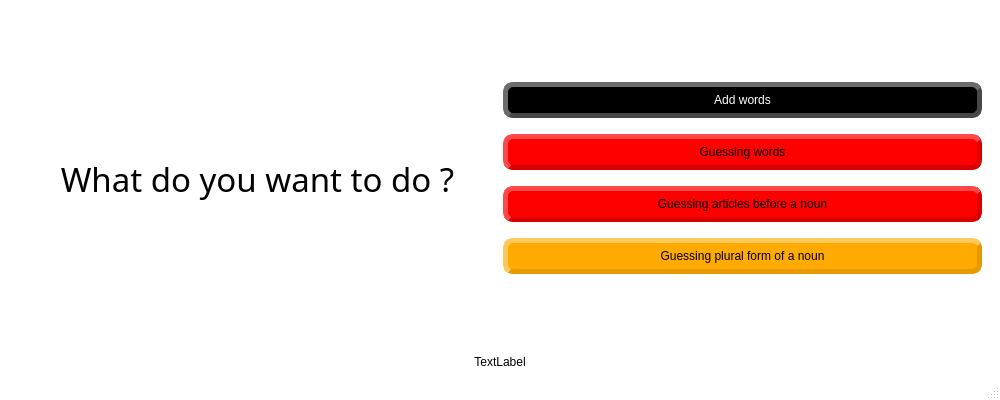
<?xml version="1.0" encoding="UTF-8"?>
<ui version="4.0">
 <class>MainWindow</class>
 <widget class="QMainWindow" name="MainWindow">
  <property name="geometry">
   <rect>
    <x>0</x>
    <y>0</y>
    <width>1000</width>
    <height>400</height>
   </rect>
  </property>
  <property name="palette">
   <palette>
    <active>
     <colorrole role="Text">
      <brush brushstyle="SolidPattern">
       <color alpha="255">
        <red>255</red>
        <green>85</green>
        <blue>0</blue>
       </color>
      </brush>
     </colorrole>
     <colorrole role="Base">
      <brush brushstyle="SolidPattern">
       <color alpha="255">
        <red>255</red>
        <green>255</green>
        <blue>255</blue>
       </color>
      </brush>
     </colorrole>
     <colorrole role="Window">
      <brush brushstyle="SolidPattern">
       <color alpha="255">
        <red>255</red>
        <green>255</green>
        <blue>255</blue>
       </color>
      </brush>
     </colorrole>
     <colorrole role="PlaceholderText">
      <brush brushstyle="SolidPattern">
       <color alpha="128">
        <red>255</red>
        <green>85</green>
        <blue>0</blue>
       </color>
      </brush>
     </colorrole>
    </active>
    <inactive>
     <colorrole role="Text">
      <brush brushstyle="SolidPattern">
       <color alpha="255">
        <red>255</red>
        <green>85</green>
        <blue>0</blue>
       </color>
      </brush>
     </colorrole>
     <colorrole role="Base">
      <brush brushstyle="SolidPattern">
       <color alpha="255">
        <red>255</red>
        <green>255</green>
        <blue>255</blue>
       </color>
      </brush>
     </colorrole>
     <colorrole role="Window">
      <brush brushstyle="SolidPattern">
       <color alpha="255">
        <red>255</red>
        <green>255</green>
        <blue>255</blue>
       </color>
      </brush>
     </colorrole>
     <colorrole role="PlaceholderText">
      <brush brushstyle="SolidPattern">
       <color alpha="128">
        <red>255</red>
        <green>85</green>
        <blue>0</blue>
       </color>
      </brush>
     </colorrole>
    </inactive>
    <disabled>
     <colorrole role="Text">
      <brush brushstyle="SolidPattern">
       <color alpha="255">
        <red>120</red>
        <green>120</green>
        <blue>120</blue>
       </color>
      </brush>
     </colorrole>
     <colorrole role="Base">
      <brush brushstyle="SolidPattern">
       <color alpha="255">
        <red>255</red>
        <green>255</green>
        <blue>255</blue>
       </color>
      </brush>
     </colorrole>
     <colorrole role="Window">
      <brush brushstyle="SolidPattern">
       <color alpha="255">
        <red>255</red>
        <green>255</green>
        <blue>255</blue>
       </color>
      </brush>
     </colorrole>
     <colorrole role="PlaceholderText">
      <brush brushstyle="SolidPattern">
       <color alpha="128">
        <red>0</red>
        <green>0</green>
        <blue>0</blue>
       </color>
      </brush>
     </colorrole>
    </disabled>
   </palette>
  </property>
  <property name="windowTitle">
   <string>Vokabellernen</string>
  </property>
  <property name="windowIcon">
   <iconset>
    <normaloff>../../../Pictures/German Flaf.jpg</normaloff>../../../Pictures/German Flaf.jpg</iconset>
  </property>
  <property name="styleSheet">
   <string notr="true">#mainFrame {
border: 3px solid gray;
border-radius: 40px;
background: white;
}</string>
  </property>
  <widget class="QWidget" name="centralwidget">
   <property name="styleSheet">
    <string notr="true">border-image: url(:/img/GermanTemplate.png);

</string>
   </property>
   <layout class="QVBoxLayout" name="verticalLayout_2">
    <item>
     <spacer name="verticalSpacer_2">
      <property name="orientation">
       <enum>Qt::Vertical</enum>
      </property>
      <property name="sizeHint" stdset="0">
       <size>
        <width>20</width>
        <height>160</height>
       </size>
      </property>
     </spacer>
    </item>
    <item>
     <widget class="QStackedWidget" name="stackedWidget">
      <property name="styleSheet">
       <string notr="true"/>
      </property>
      <property name="currentIndex">
       <number>0</number>
      </property>
      <widget class="QWidget" name="mainPage">
       <property name="styleSheet">
        <string notr="true"/>
       </property>
       <layout class="QHBoxLayout" name="horizontalLayout_2">
        <item>
         <widget class="QLabel" name="label">
          <property name="font">
           <font>
            <family>Script MT Bold</family>
            <pointsize>25</pointsize>
            <weight>9</weight>
            <italic>false</italic>
            <bold>false</bold>
           </font>
          </property>
          <property name="styleSheet">
           <string notr="true">font: 75 25pt &quot;Script MT Bold&quot;;
</string>
          </property>
          <property name="text">
           <string>What do you want to do ?</string>
          </property>
          <property name="textFormat">
           <enum>Qt::AutoText</enum>
          </property>
          <property name="alignment">
           <set>Qt::AlignCenter</set>
          </property>
         </widget>
        </item>
        <item>
         <layout class="QVBoxLayout" name="verticalLayout">
          <item>
           <widget class="QPushButton" name="btnAddWord">
            <property name="palette">
             <palette>
              <active>
               <colorrole role="WindowText">
                <brush brushstyle="SolidPattern">
                 <color alpha="255">
                  <red>255</red>
                  <green>255</green>
                  <blue>255</blue>
                 </color>
                </brush>
               </colorrole>
               <colorrole role="Button">
                <brush brushstyle="SolidPattern">
                 <color alpha="255">
                  <red>0</red>
                  <green>0</green>
                  <blue>0</blue>
                 </color>
                </brush>
               </colorrole>
               <colorrole role="Text">
                <brush brushstyle="SolidPattern">
                 <color alpha="255">
                  <red>255</red>
                  <green>255</green>
                  <blue>255</blue>
                 </color>
                </brush>
               </colorrole>
               <colorrole role="ButtonText">
                <brush brushstyle="SolidPattern">
                 <color alpha="255">
                  <red>255</red>
                  <green>255</green>
                  <blue>255</blue>
                 </color>
                </brush>
               </colorrole>
               <colorrole role="Base">
                <brush brushstyle="SolidPattern">
                 <color alpha="255">
                  <red>0</red>
                  <green>0</green>
                  <blue>0</blue>
                 </color>
                </brush>
               </colorrole>
               <colorrole role="Window">
                <brush brushstyle="SolidPattern">
                 <color alpha="255">
                  <red>0</red>
                  <green>0</green>
                  <blue>0</blue>
                 </color>
                </brush>
               </colorrole>
               <colorrole role="PlaceholderText">
                <brush brushstyle="NoBrush">
                 <color alpha="128">
                  <red>255</red>
                  <green>255</green>
                  <blue>255</blue>
                 </color>
                </brush>
               </colorrole>
              </active>
              <inactive>
               <colorrole role="WindowText">
                <brush brushstyle="SolidPattern">
                 <color alpha="255">
                  <red>255</red>
                  <green>255</green>
                  <blue>255</blue>
                 </color>
                </brush>
               </colorrole>
               <colorrole role="Button">
                <brush brushstyle="SolidPattern">
                 <color alpha="255">
                  <red>0</red>
                  <green>0</green>
                  <blue>0</blue>
                 </color>
                </brush>
               </colorrole>
               <colorrole role="Text">
                <brush brushstyle="SolidPattern">
                 <color alpha="255">
                  <red>255</red>
                  <green>255</green>
                  <blue>255</blue>
                 </color>
                </brush>
               </colorrole>
               <colorrole role="ButtonText">
                <brush brushstyle="SolidPattern">
                 <color alpha="255">
                  <red>255</red>
                  <green>255</green>
                  <blue>255</blue>
                 </color>
                </brush>
               </colorrole>
               <colorrole role="Base">
                <brush brushstyle="SolidPattern">
                 <color alpha="255">
                  <red>0</red>
                  <green>0</green>
                  <blue>0</blue>
                 </color>
                </brush>
               </colorrole>
               <colorrole role="Window">
                <brush brushstyle="SolidPattern">
                 <color alpha="255">
                  <red>0</red>
                  <green>0</green>
                  <blue>0</blue>
                 </color>
                </brush>
               </colorrole>
               <colorrole role="PlaceholderText">
                <brush brushstyle="NoBrush">
                 <color alpha="128">
                  <red>255</red>
                  <green>255</green>
                  <blue>255</blue>
                 </color>
                </brush>
               </colorrole>
              </inactive>
              <disabled>
               <colorrole role="WindowText">
                <brush brushstyle="SolidPattern">
                 <color alpha="255">
                  <red>255</red>
                  <green>255</green>
                  <blue>255</blue>
                 </color>
                </brush>
               </colorrole>
               <colorrole role="Button">
                <brush brushstyle="SolidPattern">
                 <color alpha="255">
                  <red>0</red>
                  <green>0</green>
                  <blue>0</blue>
                 </color>
                </brush>
               </colorrole>
               <colorrole role="Text">
                <brush brushstyle="SolidPattern">
                 <color alpha="255">
                  <red>255</red>
                  <green>255</green>
                  <blue>255</blue>
                 </color>
                </brush>
               </colorrole>
               <colorrole role="ButtonText">
                <brush brushstyle="SolidPattern">
                 <color alpha="255">
                  <red>255</red>
                  <green>255</green>
                  <blue>255</blue>
                 </color>
                </brush>
               </colorrole>
               <colorrole role="Base">
                <brush brushstyle="SolidPattern">
                 <color alpha="255">
                  <red>0</red>
                  <green>0</green>
                  <blue>0</blue>
                 </color>
                </brush>
               </colorrole>
               <colorrole role="Window">
                <brush brushstyle="SolidPattern">
                 <color alpha="255">
                  <red>0</red>
                  <green>0</green>
                  <blue>0</blue>
                 </color>
                </brush>
               </colorrole>
               <colorrole role="PlaceholderText">
                <brush brushstyle="NoBrush">
                 <color alpha="128">
                  <red>255</red>
                  <green>255</green>
                  <blue>255</blue>
                 </color>
                </brush>
               </colorrole>
              </disabled>
             </palette>
            </property>
            <property name="styleSheet">
             <string notr="true">QPushButton {
    background-color: rgb(0, 0, 0);
    border-style: outset;
    border-width: 5px;
    border-radius: 10px;
    border-color: rgb(72, 72, 72);
    padding: 6px;
	font: 75 12pt &quot;Script MT Bold&quot;;
}
QPushButton:pressed {
    background-color:rgb(72, 72, 72);
    border-style: inset;
}

QPushButton
    {
       color:white;
    }</string>
            </property>
            <property name="text">
             <string>Add words</string>
            </property>
           </widget>
          </item>
          <item>
           <widget class="QPushButton" name="btnWordWindow">
            <property name="styleSheet">
             <string notr="true">QPushButton {
    background-color:rgb(255, 0, 0);
    border-style: outset;
    border-width: 5px;
    border-radius: 10px;
    border-color: rgb(218, 0, 0);
    padding: 6px;
	font: 75 12pt &quot;Script MT Bold&quot;;
}
QPushButton:pressed {
    background-color:rgb(218, 0, 0);
    border-style: inset;
}</string>
            </property>
            <property name="text">
             <string>Guessing words</string>
            </property>
           </widget>
          </item>
          <item>
           <widget class="QPushButton" name="btnArticleWindow">
            <property name="styleSheet">
             <string notr="true">QPushButton {
    background-color: rgb(255, 0, 0);
    border-style: outset;
    border-width: 5px;
    border-radius: 10px;
    border-color: rgb(218, 0, 0);
    padding: 6px;
	font: 75 12pt &quot;Script MT Bold&quot;;
}
QPushButton:pressed {
    background-color:rgb(218, 0, 0);
    border-style: inset;
}</string>
            </property>
            <property name="text">
             <string>Guessing articles before a noun</string>
            </property>
           </widget>
          </item>
          <item>
           <widget class="QPushButton" name="btnVerbWindow">
            <property name="styleSheet">
             <string notr="true">QPushButton {
    background-color: rgb(255, 170, 0);
    border-style: outset;
    border-width: 5px;
    border-radius: 10px;
    border-color: rgb(231, 154, 0);
    padding: 6px;
	font: 75 12pt &quot;Script MT Bold&quot;;
}
QPushButton:pressed {
    background-color:rgb(231, 154, 0);
    border-style: inset;
}</string>
            </property>
            <property name="text">
             <string>Guessing plural form of a noun</string>
            </property>
           </widget>
          </item>
         </layout>
        </item>
       </layout>
      </widget>
      <widget class="QWidget" name="addPage">
       <layout class="QVBoxLayout" name="verticalLayout_3">
        <item>
         <layout class="QGridLayout" name="gridLayout">
          <item row="0" column="0">
           <widget class="QLabel" name="label_6">
            <property name="enabled">
             <bool>true</bool>
            </property>
            <property name="font">
             <font>
              <family>Script MT Bold</family>
              <pointsize>15</pointsize>
              <weight>9</weight>
              <italic>false</italic>
              <bold>false</bold>
              <kerning>true</kerning>
             </font>
            </property>
            <property name="styleSheet">
             <string notr="true">QLabel {
	font: 75 15pt &quot;Script MT Bold&quot;;
}</string>
            </property>
            <property name="text">
             <string>English word</string>
            </property>
            <property name="alignment">
             <set>Qt::AlignCenter</set>
            </property>
           </widget>
          </item>
          <item row="1" column="2">
           <widget class="QLineEdit" name="addGermanWord">
            <property name="styleSheet">
             <string notr="true">QLineEdit {
    border-width: 2px;
    border-style: solid;
    border-color: rgb(170, 170, 0);
}</string>
            </property>
           </widget>
          </item>
          <item row="0" column="2">
           <widget class="QLabel" name="label_3">
            <property name="enabled">
             <bool>true</bool>
            </property>
            <property name="font">
             <font>
              <family>Script MT Bold</family>
              <pointsize>15</pointsize>
              <weight>9</weight>
              <italic>false</italic>
              <bold>false</bold>
             </font>
            </property>
            <property name="styleSheet">
             <string notr="true">QLabel {
	font: 75 15pt &quot;Script MT Bold&quot;;
}</string>
            </property>
            <property name="text">
             <string>German Word</string>
            </property>
            <property name="alignment">
             <set>Qt::AlignCenter</set>
            </property>
           </widget>
          </item>
          <item row="1" column="0">
           <widget class="QLineEdit" name="addEnglishWord">
            <property name="styleSheet">
             <string notr="true">QLineEdit {
    border-width: 2px;
    border-style: solid;
    border-color: rgb(170, 170, 0);
}</string>
            </property>
           </widget>
          </item>
          <item row="1" column="1">
           <widget class="QLineEdit" name="addFrenchWord">
            <property name="styleSheet">
             <string notr="true">QLineEdit {
    border-width: 2px;
    border-style: solid;
    border-color: rgb(170, 170, 0);
}</string>
            </property>
           </widget>
          </item>
          <item row="0" column="1">
           <widget class="QLabel" name="label_2">
            <property name="enabled">
             <bool>true</bool>
            </property>
            <property name="font">
             <font>
              <family>Script MT Bold</family>
              <pointsize>15</pointsize>
              <weight>9</weight>
              <italic>false</italic>
              <bold>false</bold>
             </font>
            </property>
            <property name="styleSheet">
             <string notr="true">QLabel {
	font: 75 15pt &quot;Script MT Bold&quot;;
}</string>
            </property>
            <property name="text">
             <string>Fench Word</string>
            </property>
            <property name="alignment">
             <set>Qt::AlignCenter</set>
            </property>
           </widget>
          </item>
         </layout>
        </item>
        <item>
         <widget class="QGroupBox" name="groupBoxArticle">
          <property name="enabled">
           <bool>true</bool>
          </property>
          <property name="styleSheet">
           <string notr="true">QGroupBox {
	font: 75 15pt &quot;Script MT Bold&quot;;
}</string>
          </property>
          <property name="title">
           <string>Is it a noun ?</string>
          </property>
          <layout class="QGridLayout" name="gridLayout_5">
           <item row="1" column="0">
            <widget class="QLineEdit" name="addArticle">
             <property name="styleSheet">
              <string notr="true">QLineEdit {
    border-width: 2px;
    border-style: solid;
    border-color: rgb(170, 170, 0);
}</string>
             </property>
            </widget>
           </item>
           <item row="1" column="1">
            <widget class="QLineEdit" name="addPluralForm">
             <property name="styleSheet">
              <string notr="true">QLineEdit {
    border-width: 2px;
    border-style: solid;
    border-color: rgb(170, 170, 0);
}</string>
             </property>
            </widget>
           </item>
           <item row="0" column="1">
            <widget class="QLabel" name="label_12">
             <property name="styleSheet">
              <string notr="true">QLabel {
	font: 75 15pt &quot;Script MT Bold&quot;;
}</string>
             </property>
             <property name="text">
              <string>Plural form</string>
             </property>
             <property name="alignment">
              <set>Qt::AlignCenter</set>
             </property>
            </widget>
           </item>
           <item row="0" column="0">
            <widget class="QLabel" name="label_13">
             <property name="styleSheet">
              <string notr="true">QLabel {
	font: 75 15pt &quot;Script MT Bold&quot;;
}</string>
             </property>
             <property name="text">
              <string>Article</string>
             </property>
             <property name="alignment">
              <set>Qt::AlignCenter</set>
             </property>
            </widget>
           </item>
          </layout>
         </widget>
        </item>
        <item>
         <widget class="QPushButton" name="btnAdd">
          <property name="styleSheet">
           <string notr="true">QPushButton {
    background-color: rgb(208, 208, 0);
    border-style: outset;
    border-width: 3px;
    border-radius: 10px;
    border-color: rgb(156, 156, 0);
    padding: 4px;
	font: 75 10pt &quot;Script MT Bold&quot;;
}
QPushButton:pressed {
    background-color:rgb(156, 156, 0);
    border-style: inset;
}</string>
          </property>
          <property name="text">
           <string>Add word to the database</string>
          </property>
         </widget>
        </item>
        <item>
         <widget class="QPushButton" name="btnReturAdd">
          <property name="styleSheet">
           <string notr="true">QPushButton {
    background-color: rgb(208, 208, 0);
    border-style: outset;
    border-width: 3px;
    border-radius: 10px;
    border-color: rgb(156, 156, 0);
    padding: 4px;
	font: 75 10pt &quot;Script MT Bold&quot;;
}
QPushButton:pressed {
    background-color:rgb(156, 156, 0);
    border-style: inset;
}</string>
          </property>
          <property name="text">
           <string>Menu</string>
          </property>
         </widget>
        </item>
       </layout>
      </widget>
      <widget class="QWidget" name="checkPage">
       <layout class="QVBoxLayout" name="verticalLayout_4">
        <item>
         <widget class="QLabel" name="label_8">
          <property name="styleSheet">
           <string notr="true">QLabel {
	font: 75 15pt &quot;Script MT Bold&quot;;
}</string>
          </property>
          <property name="text">
           <string>In which language do you want to translate ?</string>
          </property>
         </widget>
        </item>
        <item>
         <widget class="QRadioButton" name="radioButton">
          <property name="styleSheet">
           <string notr="true">QRadioButton {
	font: 75 10pt &quot;Script MT Bold&quot;;
}</string>
          </property>
          <property name="text">
           <string>German to French and English</string>
          </property>
         </widget>
        </item>
        <item>
         <widget class="QRadioButton" name="radioButton_2">
          <property name="styleSheet">
           <string notr="true">QRadioButton {
	font: 75 10pt &quot;Script MT Bold&quot;;
}</string>
          </property>
          <property name="text">
           <string>French and English to German</string>
          </property>
         </widget>
        </item>
        <item>
         <layout class="QGridLayout" name="gridLayout_2">
          <item row="0" column="0">
           <widget class="QLabel" name="label_4">
            <property name="styleSheet">
             <string notr="true">QLabel {
	font: 75 15pt &quot;Script MT Bold&quot;;
}</string>
            </property>
            <property name="text">
             <string>English</string>
            </property>
            <property name="alignment">
             <set>Qt::AlignCenter</set>
            </property>
           </widget>
          </item>
          <item row="0" column="2">
           <widget class="QLabel" name="label_7">
            <property name="styleSheet">
             <string notr="true">QLabel {
	font: 75 15pt &quot;Script MT Bold&quot;;
}</string>
            </property>
            <property name="text">
             <string>German</string>
            </property>
            <property name="alignment">
             <set>Qt::AlignCenter</set>
            </property>
           </widget>
          </item>
          <item row="0" column="1">
           <widget class="QLabel" name="label_5">
            <property name="styleSheet">
             <string notr="true">QLabel {
	font: 75 15pt &quot;Script MT Bold&quot;;
}</string>
            </property>
            <property name="text">
             <string>French</string>
            </property>
            <property name="alignment">
             <set>Qt::AlignCenter</set>
            </property>
           </widget>
          </item>
          <item row="1" column="0">
           <widget class="QLineEdit" name="checkEnglishTranslate">
            <property name="styleSheet">
             <string notr="true">QLineEdit {
    border-width: 2px;
    border-style: solid;
    border-color:rgb(182, 61, 0);
}</string>
            </property>
           </widget>
          </item>
          <item row="1" column="1">
           <widget class="QLineEdit" name="checkFrenchTranslate">
            <property name="styleSheet">
             <string notr="true">QLineEdit {
    border-width: 2px;
    border-style: solid;
    border-color:rgb(182, 61, 0);
}</string>
            </property>
           </widget>
          </item>
          <item row="1" column="2">
           <widget class="QLineEdit" name="checkGermanTranslate">
            <property name="styleSheet">
             <string notr="true">QLineEdit {
    border-width: 2px;
    border-style: solid;
    border-color:rgb(182, 61, 0);
}</string>
            </property>
           </widget>
          </item>
         </layout>
        </item>
        <item>
         <widget class="QPushButton" name="btnGenerateTranslate">
          <property name="styleSheet">
           <string notr="true">QPushButton {
    background-color: rgb(255, 85, 0);
    border-style: outset;
    border-width: 3px;
    border-radius: 10px;
    border-color: rgb(200, 67, 0);
    padding: 4px;
	font: 75 10pt &quot;Script MT Bold&quot;;
}
QPushButton:pressed {
    background-color:rgb(200, 67, 0);
    border-style: inset;
}</string>
          </property>
          <property name="text">
           <string>Generate</string>
          </property>
         </widget>
        </item>
        <item>
         <widget class="QPushButton" name="btnCheckTranslate">
          <property name="styleSheet">
           <string notr="true">QPushButton {
    background-color: rgb(255, 85, 0);
    border-style: outset;
    border-width: 3px;
    border-radius: 10px;
    border-color: rgb(200, 67, 0);
    padding: 4px;
	font: 75 10pt &quot;Script MT Bold&quot;;
}
QPushButton:pressed {
    background-color:rgb(200, 67, 0);
    border-style: inset;
}</string>
          </property>
          <property name="text">
           <string>Check</string>
          </property>
         </widget>
        </item>
        <item>
         <widget class="QPushButton" name="btnMenuTranslate">
          <property name="styleSheet">
           <string notr="true">QPushButton {
    background-color: rgb(255, 85, 0);
    border-style: outset;
    border-width: 3px;
    border-radius: 10px;
    border-color: rgb(200, 67, 0);
    padding: 4px;
	font: 75 10pt &quot;Script MT Bold&quot;;
}
QPushButton:pressed {
    background-color:rgb(200, 67, 0);
    border-style: inset;
}</string>
          </property>
          <property name="text">
           <string>Menu</string>
          </property>
         </widget>
        </item>
       </layout>
      </widget>
      <widget class="QWidget" name="checkPageArticle">
       <layout class="QVBoxLayout" name="verticalLayout_6">
        <item>
         <layout class="QGridLayout" name="gridLayout_3">
          <property name="sizeConstraint">
           <enum>QLayout::SetFixedSize</enum>
          </property>
          <property name="leftMargin">
           <number>2</number>
          </property>
          <property name="topMargin">
           <number>0</number>
          </property>
          <property name="rightMargin">
           <number>2</number>
          </property>
          <property name="bottomMargin">
           <number>20</number>
          </property>
          <property name="horizontalSpacing">
           <number>10</number>
          </property>
          <property name="verticalSpacing">
           <number>15</number>
          </property>
          <item row="1" column="2">
           <widget class="QLineEdit" name="frenchArticleTranslation">
            <property name="styleSheet">
             <string notr="true">QLineEdit {
    border-width: 2px;
    border-style: solid;
    border-color:rgb(255, 85, 127);
}</string>
            </property>
           </widget>
          </item>
          <item row="0" column="1">
           <widget class="QLabel" name="label_10">
            <property name="styleSheet">
             <string notr="true">QLabel {
	font: 75 15pt &quot;Script MT Bold&quot;;
}</string>
            </property>
            <property name="text">
             <string>Noun</string>
            </property>
            <property name="alignment">
             <set>Qt::AlignBottom|Qt::AlignHCenter</set>
            </property>
           </widget>
          </item>
          <item row="0" column="0">
           <widget class="QLabel" name="label_9">
            <property name="styleSheet">
             <string notr="true">QLabel {
	font: 75 15pt &quot;Script MT Bold&quot;;
}</string>
            </property>
            <property name="text">
             <string>Article</string>
            </property>
            <property name="alignment">
             <set>Qt::AlignBottom|Qt::AlignHCenter</set>
            </property>
           </widget>
          </item>
          <item row="1" column="1">
           <widget class="QLineEdit" name="nounTranslation">
            <property name="styleSheet">
             <string notr="true">QLineEdit {
    border-width: 2px;
    border-style: solid;
    border-color:rgb(255, 85, 127);
}</string>
            </property>
           </widget>
          </item>
          <item row="1" column="0">
           <widget class="QLineEdit" name="articleTranslation">
            <property name="styleSheet">
             <string notr="true">QLineEdit {
    border-width: 2px;
    border-style: solid;
    border-color:rgb(255, 85, 127);
}</string>
            </property>
           </widget>
          </item>
          <item row="0" column="2">
           <widget class="QLabel" name="label_11">
            <property name="styleSheet">
             <string notr="true">QLabel {
	font: 75 15pt &quot;Script MT Bold&quot;;
}</string>
            </property>
            <property name="text">
             <string>French</string>
            </property>
            <property name="alignment">
             <set>Qt::AlignBottom|Qt::AlignHCenter</set>
            </property>
           </widget>
          </item>
         </layout>
        </item>
        <item>
         <widget class="QPushButton" name="btnGenerateNounArticle">
          <property name="styleSheet">
           <string notr="true">QPushButton {
    background-color: rgb(255, 85, 127);
    border-style: outset;
    border-width: 3px;
    border-radius: 10px;
    border-color: rgb(186, 62, 93);
    padding: 4px;
	font: 75 10pt &quot;Script MT Bold&quot;;
}
QPushButton:pressed {
    background-color: rgb(186, 62, 93);
    border-style: inset;
}</string>
          </property>
          <property name="text">
           <string>Generate</string>
          </property>
         </widget>
        </item>
        <item>
         <widget class="QPushButton" name="btnCheckArticle">
          <property name="styleSheet">
           <string notr="true">QPushButton {
    background-color: rgb(255, 85, 127);
    border-style: outset;
    border-width: 3px;
    border-radius: 10px;
    border-color: rgb(186, 62, 93);
    padding: 4px;
	font: 75 10pt &quot;Script MT Bold&quot;;
}
QPushButton:pressed {
    background-color: rgb(186, 62, 93);
    border-style: inset;
}</string>
          </property>
          <property name="text">
           <string>Check</string>
          </property>
         </widget>
        </item>
        <item>
         <widget class="QPushButton" name="btnMenuArticle">
          <property name="styleSheet">
           <string notr="true">QPushButton {
    background-color: rgb(255, 85, 127);
    border-style: outset;
    border-width: 3px;
    border-radius: 10px;
    border-color: rgb(186, 62, 93);
    padding: 4px;
	font: 75 10pt &quot;Script MT Bold&quot;;
}
QPushButton:pressed {
    background-color: rgb(186, 62, 93);
    border-style: inset;
}</string>
          </property>
          <property name="text">
           <string>Menu</string>
          </property>
         </widget>
        </item>
       </layout>
      </widget>
      <widget class="QWidget" name="page">
       <layout class="QVBoxLayout" name="verticalLayout_7">
        <item>
         <layout class="QGridLayout" name="gridLayout_6">
          <property name="sizeConstraint">
           <enum>QLayout::SetFixedSize</enum>
          </property>
          <property name="leftMargin">
           <number>2</number>
          </property>
          <property name="topMargin">
           <number>0</number>
          </property>
          <property name="rightMargin">
           <number>2</number>
          </property>
          <property name="bottomMargin">
           <number>20</number>
          </property>
          <property name="horizontalSpacing">
           <number>10</number>
          </property>
          <property name="verticalSpacing">
           <number>15</number>
          </property>
          <item row="0" column="2">
           <widget class="QLabel" name="label_16">
            <property name="styleSheet">
             <string notr="true">QLabel {
	font: 75 15pt &quot;Script MT Bold&quot;;
}</string>
            </property>
            <property name="text">
             <string>French Word</string>
            </property>
            <property name="alignment">
             <set>Qt::AlignBottom|Qt::AlignHCenter</set>
            </property>
           </widget>
          </item>
          <item row="1" column="0">
           <widget class="QLineEdit" name="germanPluralForm">
            <property name="styleSheet">
             <string notr="true">QLineEdit {
    border-width: 2px;
    border-style: solid;
    border-color:rgb(85, 170, 0);
}</string>
            </property>
           </widget>
          </item>
          <item row="0" column="0">
           <widget class="QLabel" name="label_14">
            <property name="styleSheet">
             <string notr="true">QLabel {
	font: 75 15pt &quot;Script MT Bold&quot;;
}</string>
            </property>
            <property name="text">
             <string>German Word</string>
            </property>
            <property name="alignment">
             <set>Qt::AlignBottom|Qt::AlignHCenter</set>
            </property>
           </widget>
          </item>
          <item row="0" column="1">
           <widget class="QLabel" name="label_15">
            <property name="styleSheet">
             <string notr="true">QLabel {
	font: 75 15pt &quot;Script MT Bold&quot;;
}</string>
            </property>
            <property name="text">
             <string>Plural form</string>
            </property>
            <property name="alignment">
             <set>Qt::AlignBottom|Qt::AlignHCenter</set>
            </property>
           </widget>
          </item>
          <item row="1" column="1">
           <widget class="QLineEdit" name="pluralForm">
            <property name="styleSheet">
             <string notr="true">QLineEdit {
    border-width: 2px;
    border-style: solid;
    border-color:rgb(85, 170, 0);
}</string>
            </property>
           </widget>
          </item>
          <item row="1" column="2">
           <widget class="QLineEdit" name="frenchPluralForm">
            <property name="styleSheet">
             <string notr="true">QLineEdit {
    border-width: 2px;
    border-style: solid;
    border-color:rgb(85, 170, 0);
}</string>
            </property>
           </widget>
          </item>
         </layout>
        </item>
        <item>
         <widget class="QPushButton" name="btnGenerateNounPlural">
          <property name="styleSheet">
           <string notr="true">QPushButton {
    background-color: rgb(99, 198, 0);
    border-style: outset;
    border-width: 3px;
    border-radius: 10px;
    border-color: rgb(76, 152, 0);
    padding: 4px;
	font: 75 10pt &quot;Script MT Bold&quot;;
}
QPushButton:pressed {
    background-color:rgb(76, 152, 0);
    border-style: inset;
}</string>
          </property>
          <property name="text">
           <string>Generate</string>
          </property>
         </widget>
        </item>
        <item>
         <widget class="QPushButton" name="btnCheckPlural">
          <property name="styleSheet">
           <string notr="true">QPushButton {
    background-color: rgb(99, 198, 0);
    border-style: outset;
    border-width: 3px;
    border-radius: 10px;
    border-color: rgb(76, 152, 0);
    padding: 4px;
	font: 75 10pt &quot;Script MT Bold&quot;;
}
QPushButton:pressed {
    background-color:rgb(76, 152, 0);
    border-style: inset;
}</string>
          </property>
          <property name="text">
           <string>Check</string>
          </property>
         </widget>
        </item>
        <item>
         <widget class="QPushButton" name="btnMenuPlural">
          <property name="styleSheet">
           <string notr="true">QPushButton {
    background-color: rgb(99, 198, 0);
    border-style: outset;
    border-width: 3px;
    border-radius: 10px;
    border-color: rgb(76, 152, 0);
    padding: 4px;
	font: 75 10pt &quot;Script MT Bold&quot;;
}
QPushButton:pressed {
    background-color:rgb(76, 152, 0);
    border-style: inset;
}</string>
          </property>
          <property name="text">
           <string>Menu</string>
          </property>
         </widget>
        </item>
       </layout>
      </widget>
     </widget>
    </item>
    <item>
     <spacer name="verticalSpacer">
      <property name="orientation">
       <enum>Qt::Vertical</enum>
      </property>
      <property name="sizeHint" stdset="0">
       <size>
        <width>20</width>
        <height>160</height>
       </size>
      </property>
     </spacer>
    </item>
    <item>
     <widget class="QLabel" name="labelStatusBar">
      <property name="styleSheet">
       <string notr="true">font: 75 12pt &quot;Script MT Bold&quot;;
</string>
      </property>
      <property name="text">
       <string>TextLabel</string>
      </property>
      <property name="alignment">
       <set>Qt::AlignCenter</set>
      </property>
     </widget>
    </item>
   </layout>
  </widget>
  <widget class="QMenuBar" name="menubar">
   <property name="geometry">
    <rect>
     <x>0</x>
     <y>0</y>
     <width>1000</width>
     <height>21</height>
    </rect>
   </property>
  </widget>
  <widget class="QStatusBar" name="statusbar"/>
 </widget>
 <resources/>
 <connections/>
</ui>
